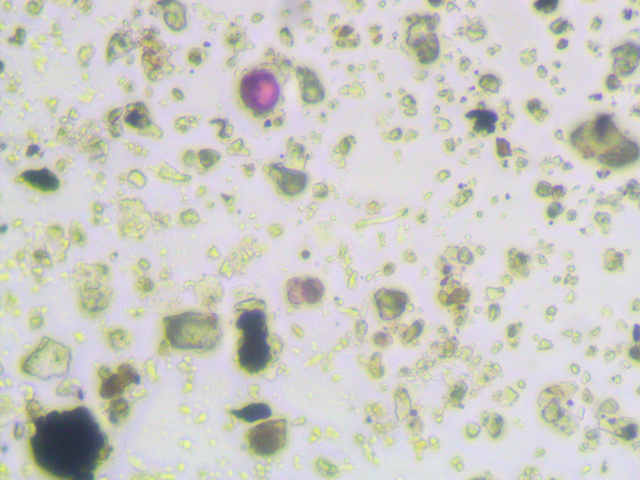
#> input picture 0614.tif, 1280 x 960 px (shown at 1/2 size)
$ python run.py
#> lines starting #> are read from the running program, lines starting #| are printed output that depends on the picture; after the words box and inside, x2 and y2 are one past the last pixel; in counts of white or black regions, pixels touching at a corner belong together
from PIL import Image
import os
import numpy as np
from sklearn.cluster import DBSCAN
from tqdm import tqdm


folder = input("insira o caminho para a pasta com as imagens: ")  # exemplo: imagens/ ou o caminho completo absoluto
#> the answer given: .

saidas = []
for filename in tqdm(sorted(os.listdir(folder)), desc="arquivos analisados" ):
    if filename.endswith(".tif"):
        img_path = os.path.join(folder, filename)
        img = Image.open(img_path)
#> img is the input picture: PIL image 1280x960 RGB; mean R, G, B 204.2, 203.6, 197.7
        img_np = np.array(img) # numpy da imagem, tridimensional

        """
        o dicionario abaixo armazena todas as informacoes para a execucao do codigo com seus parametros:
        a chave representa o nome da analise, aqui nomeei por centro e borda, podendo adicionar mais
        tipos de analises. O elemento salvo eh uma tupla com um numpy array do codigo da cor analisada;
        um numero contendo a distancia ate a cor de refencia para ainda ser considerado polen;
        uma segunda tupla contendo os parametros para o dbscan no formato (epsilon, min_samples)
        epsilon representa o raio da vizinhanca e min samples o numero minimo de amostras para formar
        um cluster. Lembrando que esses parametros sao experimentais, e podem ser obtidos analisando
        no notebook desse git com a imagem desejada.
        """
        analises = {"centro": (np.array([186, 139, 157]), 15, (20, 80)), "borda": (np.array([255,161,247]), 50,(40,20)), "centro_claro": (np.array([169,99,173]), 30, (40, 80))}

        num_polens_encontrados = []
        # executa todas analises
        for key in analises:
            # Calcular a distância euclidiana para cada ponto da imagem
            distances_center = np.linalg.norm(img_np - analises[key][0], axis=2) # analises[key][0]: cor de referencia em np

            # Criar um vetor binário baseado na distância euclidiana
            binary_array_center = distances_center < analises[key][1] # analises[key][1]: distancia maxima ate cor de referencia

            # Contando o numero de grupos com DBSCAN
            # Obter as coordenadas dos pontos brancos (True) no vetor binário
            white_points = np.argwhere(binary_array_center)
            if len(white_points) == 0:
                    num_polens_encontrados.append(0)
                    continue
            # Executar o algoritmo DBSCAN
            dbscan = DBSCAN(eps=analises[key][2][0], min_samples=analises[key][2][1])   # analises[key][2] eh uma tupla contendo ambos hiperparametros
            labels = dbscan.fit_predict(white_points)
            num_polens_encontrados.append(labels.max()+1)
#> this loop made 3 passes
#> pass 1, `distances_center = np.linalg.norm(img_np - analises[key][0], axis=2)`:
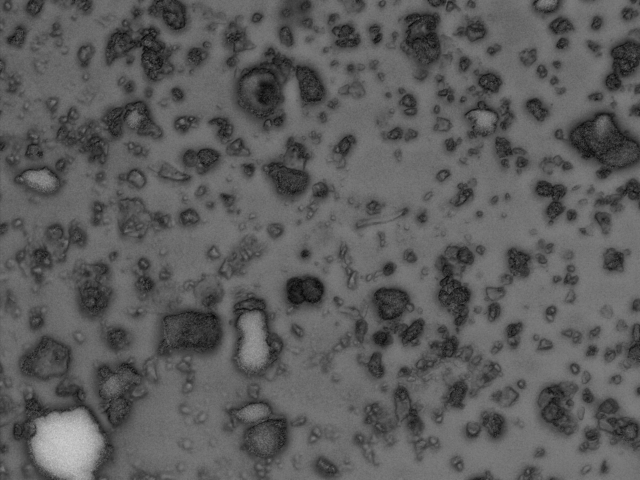
#> distances_center: shape (960, 1280) float64 (shown at 1/2 size); min 2.83, max 211.9, mean 92
#> pass 1, `binary_array_center = distances_center < analises[key][1]`:
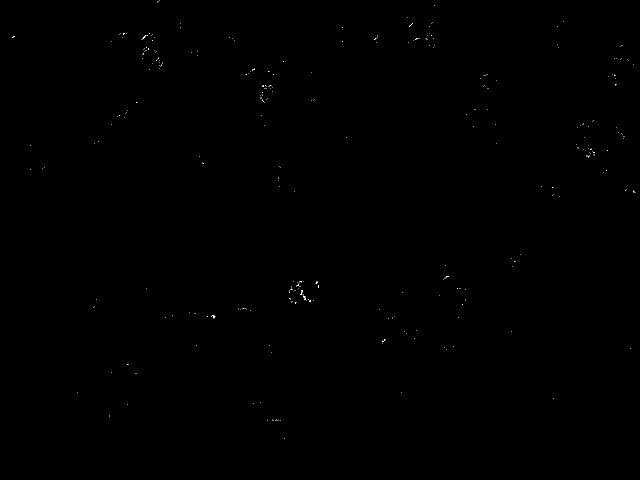
#> binary_array_center: shape (960, 1280) bool (shown at 1/2 size); 0.05% white in thin lines or dots, all inside (x1, y1, x2, y2) = (24, 1, 1271, 878)
#> pass 2, `distances_center = np.linalg.norm(img_np - analises[key][0], axis=2)`:
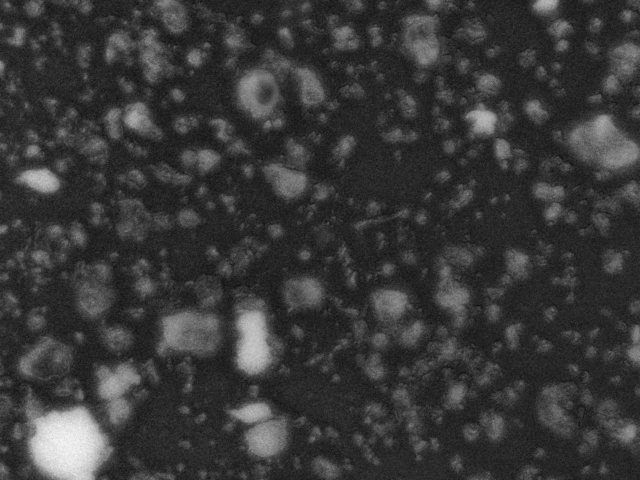
#> distances_center: shape (960, 1280) float64 (shown at 1/2 size); min 24.82, max 323.7, mean 91.4; drawn with min black and max white
#> pass 2, `binary_array_center = distances_center < analises[key][1]`:
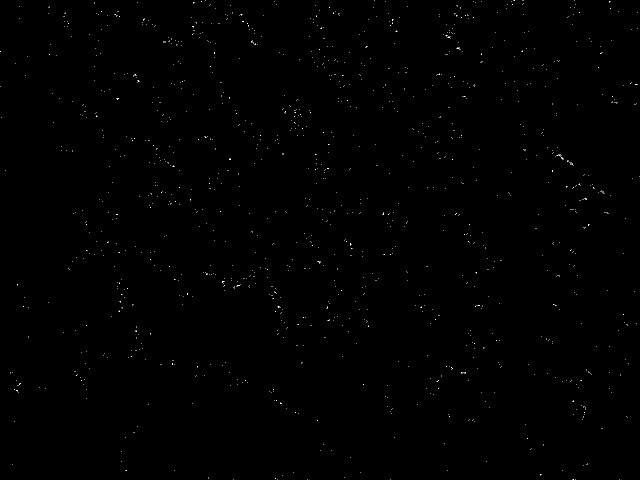
#> binary_array_center: shape (960, 1280) bool (shown at 1/2 size); 0.15% white in thin lines or dots
#> after the loop:
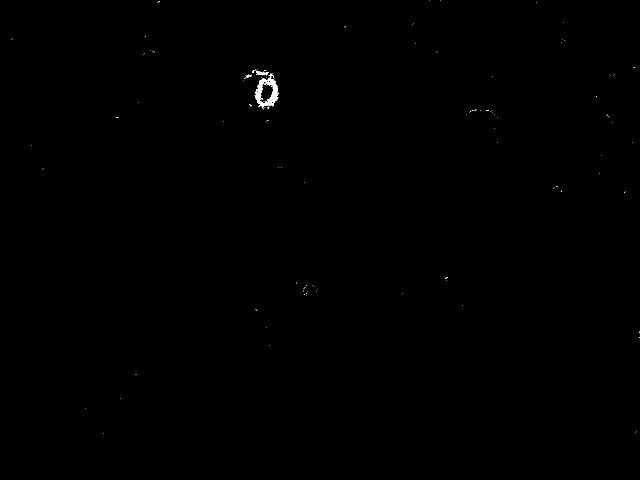
#> binary_array_center: shape (960, 1280) bool (shown at 1/2 size); 0.14% white; 115 white regions (111 under 20 px), largest, box (x1, y1, x2, y2) and area: (509, 154, 557, 216) 1280, (512, 142, 538, 151) 109, (491, 149, 503, 156) 34, (537, 147, 548, 156) 31
#> after the loop, num_polens_encontrados = [0, 21, 1]
        if len(set(num_polens_encontrados)) == 0:
            relatar = f'{filename.replace(".tif","")}: Erro! Tamanho de num_polens_encontrado nulo'
        else:
            relatar = f'{filename.replace(".tif","")}: {num_polens_encontrados}'
#> relatar = '0614: [0, 21, 1]'
        # Escrevendo o resultado no arquivo de saída "polens.txt"
        with open("polens.txt", "a") as file:
            file.write(relatar + "\n")
